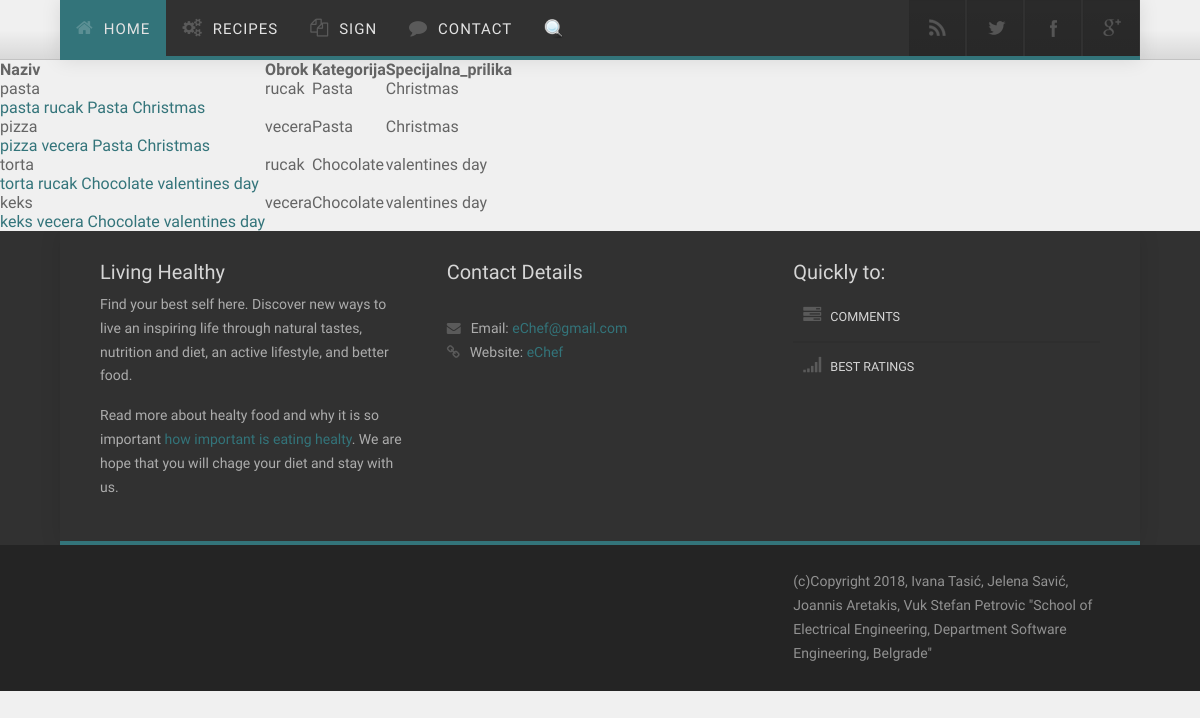
The app's page /eChef/index.php/gost/pretraga, older data.
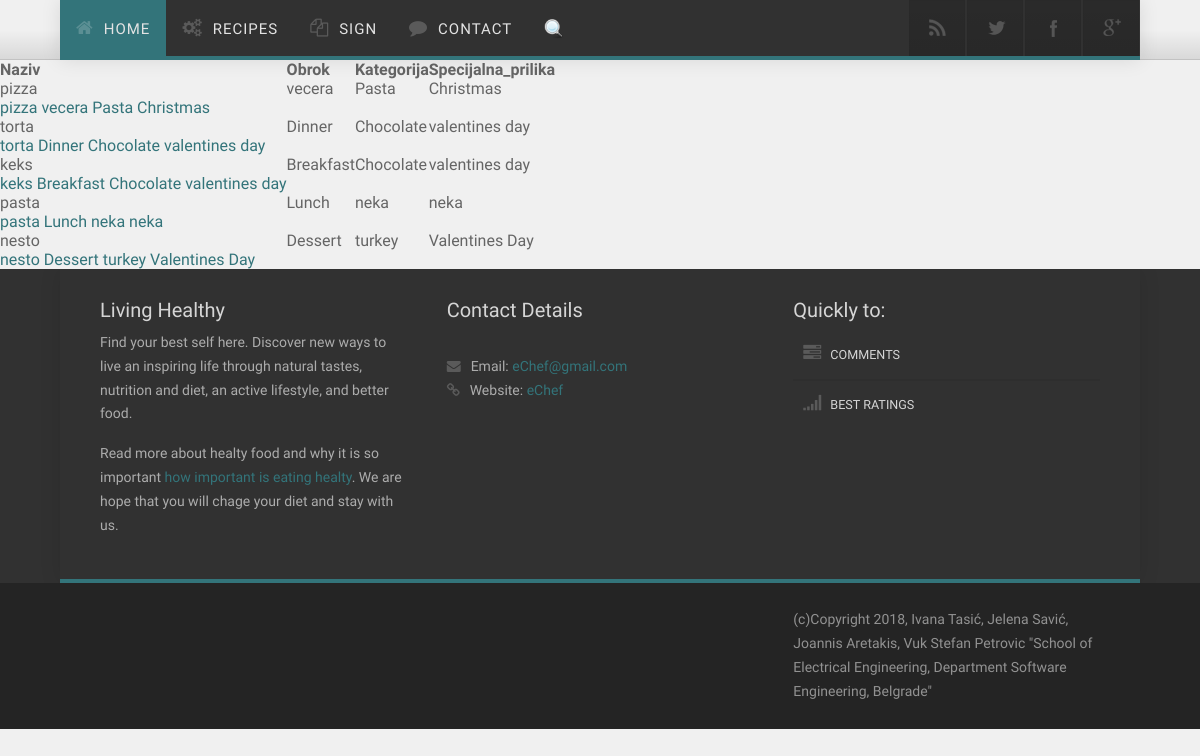
The same page, newer data.
### tables this page shows
CREATE TABLE IF NOT EXISTS `recepti` (
  `idR` int(11) NOT NULL AUTO_INCREMENT,
  `naziv` varchar(20) NOT NULL,
  `sadrzaj` text NOT NULL,
  `obrok` varchar(20) NOT NULL,
  `kategorija` varchar(20) NOT NULL,
  `spec_prilika` varchar(20) DEFAULT NULL,
  `slika` varchar(30) DEFAULT NULL,
  PRIMARY KEY (`idR`)
);

### eChef/application/controllers/Gost.php (called while the page is built, shortened)
<?php
class Gost extends CI_Controller {
    public function __construct() {
        $this->load->model("Jelo");
        $this->load->model("Korisnik");
    }
    private function prikazi($glavniDeo, $data) {
        $data['controller'] = 'Gost';
        $this->load->view("sablon/gost_header.php", $data);
        $this->load->view($glavniDeo, $data);
        $this->load->view("sablon/footer.php");
    }
    public function pretraga() {
        $search = $this->input->get('searchBox');
        $data = [];
        $data['jela'] = $this->Jelo->dohvatiJeloIme($search);
        $this->prikazi("rezultatipretrage.php", $data);
    }
}

### eChef/index.php (called while the page is built, shortened)
<?php
require_once BASEPATH.'core/CodeIgniter.php';

### eChef/application/models/Jelo.php (called while the page is built, shortened)
<?php
class Jelo extends CI_Model {
    public function dohvatiJeloIme($ime) {
        $this->db->like("naziv", $ime);
        $this->db->from("recepti");
        $this->db->select("idR,naziv,obrok,kategorija,spec_prilika");
        $query = $this->db->get();
        return $query->result();
    }
}

### eChef/application/views/rezultatipretrage.php (the view, shortened to what this page needs)
<html>
<head>
</head>
<body>
<table>
    <tr><th>Naziv</th><th>Obrok</th><th>Kategorija</th><th>Specijalna_prilika</th></tr>
<?php
foreach ($jela as $jelo) {
    echo "<tr><td>".$jelo->naziv."</td><td>".$jelo->obrok. "</td><td>".$jelo->kategorija."</td><td>".$jelo->spec_prilika."</td></tr>";
    echo "<td><a href=".site_url("$controller/prikaziJelo/".$jelo->idR)."\">$jelo->naziv  $jelo->obrok  $jelo->kategorija  $jelo->spec_prilika</a><td></tr>";
}
?>
</table>
</body>
</html>

Row changes from the older to the newer data that the page shows:
changed recepti "torta": obrok "rucak" → "Dinner"
changed recepti "keks": obrok "vecera" → "Breakfast"
changed recepti "pasta": obrok "rucak" → "Lunch"; kategorija "Pasta" → "neka"; spec_prilika "Christmas" → "neka"; moves down the list
added recepti: naziv "nesto", obrok "Dessert", kategorija "turkey", spec_prilika "Valentines Day"
